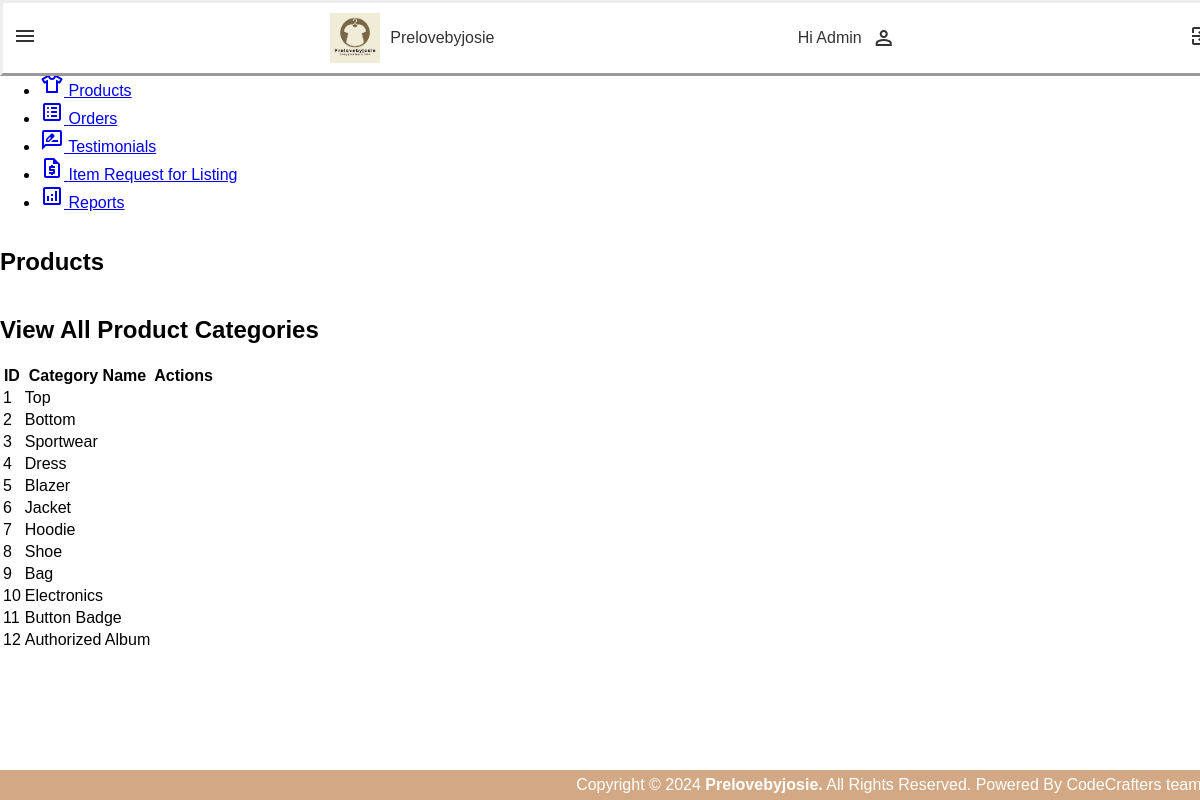
Screenshot of /admin/viewProductsCategory.php with the database file from the repository.
### tables this page shows
CREATE TABLE `category` (
  `category_id` int(11) NOT NULL,
  `category_name` varchar(255) NOT NULL
);

### admin/viewProductsCategory.php (the view, shortened to what this page needs)
<?php
require('config.php');
require('header.php');
require('sidebar.php');
?>
<!DOCTYPE html>
<html lang="en">
<head>
    <link rel="stylesheet" href="#.css">
</head>
<body>
    <div class="title">
        <h2>Products</h2>
    </div>
    <div class="table title">
        <h2>View All Product Categories</h2>
    </div>
    <div class="category-table">
        <table>
            <thead>
                <tr>
                    <th>ID</th>
                    <th>Category Name</th>
                    <th>Actions</th>
                </tr>
            </thead>
            <tbody>
            <?php
            $sql = "SELECT * FROM category";
            $result = $conn->query($sql);
            if ($result->num_rows > 0)
            {
                while ($row = $result->fetch_assoc())
                {
                    echo "<tr>";
                    echo "<td>" . $row['category_id'] . "</td>";
                    echo "<td>" . $row['category_name'] . "</td>";
                    echo "</tr>";
                }
            }else
            {
                echo "No categories found.";
            }
            ?>
            </tbody>
        </table>
    </div>
</body>
</html>
<?php
require('footer.php');
?>

### admin/header.php (shortened to what this page needs)
<!DOCTYPE html>
<html lang="en">
<head>
    <link rel="stylesheet" href="header.css">
</head>
<body>
<div class="header">
    <div class="menu-toggle">
      <span class="material-symbols-outlined">menu</span>
    </div>
    <div class="logo">
        <img src="logo.jpg" alt="Shop Logo" style="max-width: 50px;">
        <p>Prelovebyjosie</p>
    </div>
    <div class="userinfo">
        <p>Hi Admin</p>
        <span class="material-symbols-outlined">person</span>
    </div>
    <div class="logout">
        <span class="material-symbols-outlined">exit_to_app</span>
    </div>
</div>
</body>
</html>

### admin/sidebar.php (shortened to what this page needs)
<!DOCTYPE html>
<html lang="en">
<head>
    <link rel="stylesheet" href="sidebar.css">
</head>
<body>
<div class="sidebar-container">
    <div class="row">
        <ul class="nav flex-column">
            <li class="nav-item">
                <a class="nav-link active" href="index.php">
                    <span class="nav-block"> <span class="material-icons-sharp">dashboard</span> Dashboard </span>
                </a>
            </li>
            <li class="nav-item">
                <a class="nav-link" href="customer.php">
                    <span class="nav-block"> <span class="material-symbols-outlined">group</span> Customers </span>
                </a>
            </li>
            <li class="nav-item">
                <a class="nav-link" href="products.php">
                <span class="nav-block"> <span class="material-symbols-outlined">apparel</span> Products </span>
                </a>
            </li>
            <li class="nav-item">
                <a class="nav-link" href="orders.php">
                <span class="nav-block"> <span class="material-symbols-outlined">list_alt</span> Orders </span>
                </a>
            </li>
            <li class="nav-item">
                <a class="nav-link" href="testimonials.php">
                <span class="nav-block"> <span class="material-symbols-outlined">rate_review</span> Testimonials </span>
                </a>
            </li>
            <li class="nav-item">
                <a class="nav-link" href="request.php">
                <span class="nav-block"> <span class="material-symbols-outlined">request_quote</span> Item Request
            for Listing </span>
                </a>
            </li>
            <li class="nav-item">
                <a class="nav-link" href="reports.php">
                <span class="nav-block"> <span class="material-symbols-outlined">analytics</span> Reports </span>
                </a>
            </li>
        </ul>
    </div>
</div>
</body>
</html>

### admin/footer.php
<!DOCTYPE html>
<html lang="en">
<head>
    <link rel="stylesheet" href="footer.css">
</head>
<body>
    <div class="footer-container">
        <section id="copy-right">
            <div class="copy-right-sec"><i class="fa-solid fa-copyright"></i>
                Copyright &copy; <?php echo date('Y')?> <a href="index.php">Prelovebyjosie.</a>  All Rights Reserved. Powered By CodeCrafters team.
            </div>
        </section>
    </div>
</body>
</html>

### admin/header.css (style rules this page uses)
body { margin: 0; padding: 0; font-family: 'Inter', sans-serif; }
.header { position: fixed; top: 0; left: 0; width: 100%; display: flex; justify-content: space-between; align-items: center; background-color: #fff; border-style: outset; padding: 10px; color: #333; z-index: 1000; }
.menu-toggle { cursor: pointer; }
.logo { display: flex; align-items: center; }
.logo img { margin-right: 10px; max-width: 100%; }
.userinfo { display: flex; align-items: center; }
.userinfo p { margin: 0 10px; }
.logout { cursor: pointer; }

### admin/footer.css (style rules this page uses)
body { margin: 0; padding: 0; font-family: Arial, sans-serif; min-height: 100vh; display: flex; flex-direction: column; }
.footer-container { background-color: #d2a984; color: #fff; padding: 0.5%; width: 100%; text-align: right; margin-top: auto; position: absolute; bottom: 0px; right: 0px; left: 0px; position: relative; }
.footer-container a { color: #fff; text-decoration: none; font-weight: bold; }

### rows the page displays
category: category_id "1", category_name "Top"
category: category_id "2", category_name "Bottom"
category: category_id "3", category_name "Sportwear"
category: category_id "4", category_name "Dress"
category: category_id "5", category_name "Blazer"
category: category_id "6", category_name "Jacket"
category: category_id "7", category_name "Hoodie"
category: category_id "8", category_name "Shoe"
category: category_id "9", category_name "Bag"
category: category_id "10", category_name "Electronics"
category: category_id "11", category_name "Button Badge"
category: category_id "12", category_name "Authorized Album"
